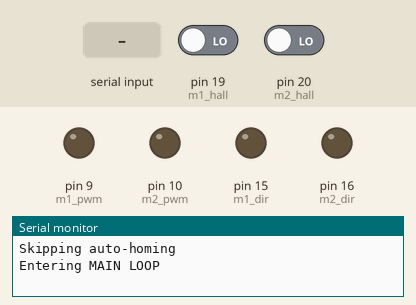
Recording of a sketch running on a simulated Arduino Mega 2560, built with avr-gcc and run on an emulated ATmega2560. Parts: output pins drawn as LEDs (lit = HIGH), the last lines printed to the serial monitor. The test bench sets the inputs (shaded band); at power-on: pin 19 (m1_hall) LOW, pin 20 (m2_hall) LOW.

Above: at 1.2 s.
1.3 s: "home" received over Serial
At 3.1 s:
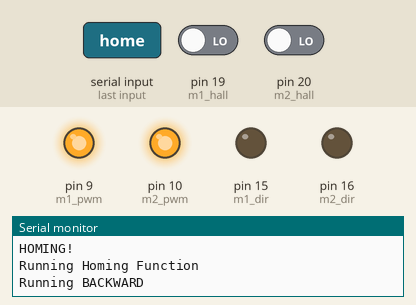
At 4.1 s:
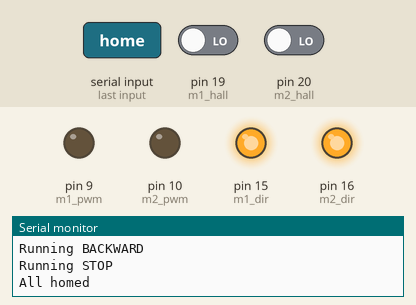
4.3 s: "1\n" received over Serial
At 5.9 s:
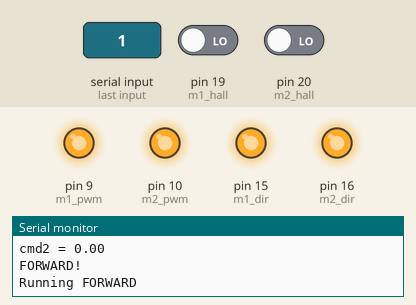
Timing chart, 0 to 7.4 s (numbered marks = the images above; inputs shaded):
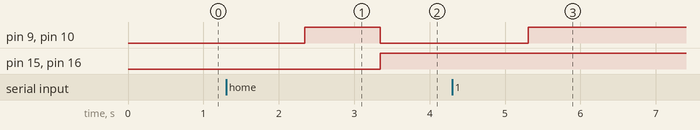

The sketch:

actuatorKalman1.ino
```cpp
#include <math.h>
#include <stdio.h>
#include <stdlib.h>

#define GENERAL_DEBUG 1

#define SKIP_AUTO_HOMING 1
#define HOMING_DELAY_MS 30*1000

const int m2_hall = 20;
const int m2_pwm = 10;
const int m2_dir= 16;
const int m2_tflag = 25;

const int m1_hall = 19;
const int m1_pwm = 9;
const int m1_dir= 15;
const int m1_tflag = 24;

volatile long steps2 = 0;        // Pulses from  Hall Effect sensors
int trigDelay2 = 1500;            // Delay bewteen pulse in microseconds
unsigned long lastStepTime2 = 0; // Time stamp of last pulse

volatile long steps1 = 0;        // Pulses from  Hall Effect sensors
int trigDelay1 = 1500;            // Delay bewteen pulse in microseconds
unsigned long lastStepTime1 = 0; // Time stamp of last pulse

char* tokens[3] = {};

#define DELAY_MS 10000

int dir1=0;
int dir2=0;

float x1 = 0;   // filtered position actuator 1
float P1 = 1;

float x2 = 0;   // filtered position actuator 2
float P2 = 1;

float Q = 0.05;   // process noise
float R = 3.0;    // measurement noise

float kalmanUpdate(float measurement, float &x, float &P) {
  P = P + Q;
  float K = P / (P + R);
  x = x + K * (measurement - x);
  P = (1 - K) * P;
  return x;
}

void countSteps2(void) {
  // if (GENERAL_DEBUG) Serial.println("Running countSteps2");
  if(micros() - lastStepTime2 > trigDelay2) {
    if(dir2==1){
      steps2++;
    }
    if (dir2==-1){
      steps2--;
    }
    lastStepTime2 = micros();
  }
}

void countSteps1(void) {
  // if (GENERAL_DEBUG) Serial.println("Running countSteps1");
  if(micros() - lastStepTime1 > trigDelay1) {
    if(dir1==1){
      steps1++;
    }
    if (dir1==-1){
      steps1--;
    }
    lastStepTime1 = micros();
  }
}

void setup() {
  // put your setup code here, to run once:
  Serial.begin(9600);

  if (GENERAL_DEBUG) Serial.println();

  pinMode(m2_pwm, OUTPUT);
  pinMode(m2_dir, OUTPUT);
  pinMode(m2_tflag, INPUT);
  pinMode(m2_hall, INPUT);

  pinMode(m1_pwm, OUTPUT);
  pinMode(m1_dir, OUTPUT);
  pinMode(m1_tflag, INPUT);
  pinMode(m1_hall, INPUT);

  attachInterrupt(digitalPinToInterrupt(m2_hall), countSteps2, RISING);
  attachInterrupt(digitalPinToInterrupt(m1_hall), countSteps1, RISING);

  if (SKIP_AUTO_HOMING == 0) {
    if (GENERAL_DEBUG) Serial.println("Waiting to home....");
    delay(HOMING_DELAY_MS);
    homing();
  }
  else {
    if (GENERAL_DEBUG) Serial.println("Skipping auto-homing");
  }

  if (GENERAL_DEBUG) Serial.println("Entering MAIN LOOP");
}

void loop() {
  kalmanUpdate(steps1, x1, P1);
  kalmanUpdate(steps2, x2, P2);

  String input;

  if (Serial.available() > 0) {
    input = Serial.readString();
    tokenize(tokens, input);
  }
}

// Using for testing
void printStatus() {
  Serial.println("====STATUS====");

  Serial.print("m1 raw position: ");
  Serial.println(steps1);

  Serial.print("m1 filtered position: ");
  Serial.println(x1);

  Serial.print("m2 raw position: ");
  Serial.println(steps2);

  Serial.print("m2 filtered position: ");
  Serial.println(x2);

  Serial.println("==============");
}

void tokenize(char* tokens[], String input){
  if (GENERAL_DEBUG) Serial.println("Running tokenize");
  int count = 0;
  char* cinput = input.c_str();
  char* token = strtok(cinput, " \n");

  while (token != NULL) {
    Serial.print(token);
    tokens[count++]=token;
    token = strtok(NULL, " \n");
  }

  String cmd1;
  String cmd2;

  cmd1 = tokens[0];
  cmd1.toLowerCase();
  cmd2 = atof(tokens[1]);

  if (GENERAL_DEBUG) {
    Serial.println();

    Serial.print("cmd1 = ");
    Serial.println(cmd1);

    Serial.print("cmd2 = ");
    Serial.println(cmd2);
  }

  if (cmd1.equals("home") || cmd1.equals("homing") || cmd1.equals("h")) {
    if (GENERAL_DEBUG) Serial.println("HOMING!");
    homing();
  }
  else if (cmd1.equals("stop") || cmd1.equals("s") || cmd1.equals("0")) {
    if (GENERAL_DEBUG) Serial.println("STOP!");
    stop();
  }
  else if (cmd1.equals("status") || cmd1.equals("print") || cmd1.equals("p")) {
    printStatus();
  }
  else if (cmd1.equals("1") || cmd1.equals("f")) {
    if (GENERAL_DEBUG) Serial.println("FORWARD!");
    forward();
  }
  else if (cmd1.equals("2") || cmd1.equals("b")) {
    if (GENERAL_DEBUG) Serial.println("BACKWARD!");
    backward();
  }
}

void forward(){
  if (GENERAL_DEBUG) Serial.println("Running FORWARD");
  dir1=1;
  dir2=1;
  digitalWrite(m1_pwm, HIGH);
  digitalWrite(m1_dir, HIGH);
  digitalWrite(m2_pwm, HIGH);
  digitalWrite(m2_dir, HIGH);
}

void backward(){
  if (GENERAL_DEBUG) Serial.println("Running BACKWARD");
  dir1=-1;
  dir2=-1;
  digitalWrite(m1_pwm, HIGH);
  digitalWrite(m1_dir, LOW);
  digitalWrite(m2_pwm, HIGH);
  digitalWrite(m2_dir, LOW);
}

void stop(){
  if (GENERAL_DEBUG) Serial.println("Running STOP");
  dir1=0;
  dir2=0;
  digitalWrite(m1_pwm, LOW);
  digitalWrite(m1_dir, HIGH);
  digitalWrite(m2_pwm, LOW);
  digitalWrite(m2_dir, HIGH);

  // Lock Kalman state to current steps
  x1 = steps1;
  x2 = steps2;
}

void homing() {
  if (GENERAL_DEBUG) Serial.println("Running Homing Function");

  backward(); // BOTH actuators move together

  long lastAvg = (steps1 + steps2) / 2;
  unsigned long lastMoveTime = millis();

  while (true) {
    long avg = (steps1 + steps2) / 2;

    // detect movement
    if (avg != lastAvg) {
      lastAvg = avg;
      lastMoveTime = millis();
    }

    // stop when no movement detected for 1 second
    if (millis() - lastMoveTime > 1000) {
      break;
    }
  }

  stop(); // BOTH actuators stop

  steps1 = 0;
  steps2 = 0;

  // Reset Kalman filter
  x1 = 0;
  x2 = 0;

  if (GENERAL_DEBUG) Serial.println("All homed");
}
```

Measured:
- after the input at 1.3 s, pin 9 (m1_pwm), pin 10 (m2_pwm): LOW → HIGH after 1.0 s, → LOW 1.0 s later; pin 15 (m1_dir), pin 16 (m2_dir): LOW → HIGH after 2.0 s
- after the input at 4.3 s, pin 9 (m1_pwm), pin 10 (m2_pwm): LOW → HIGH after 1.0 s
